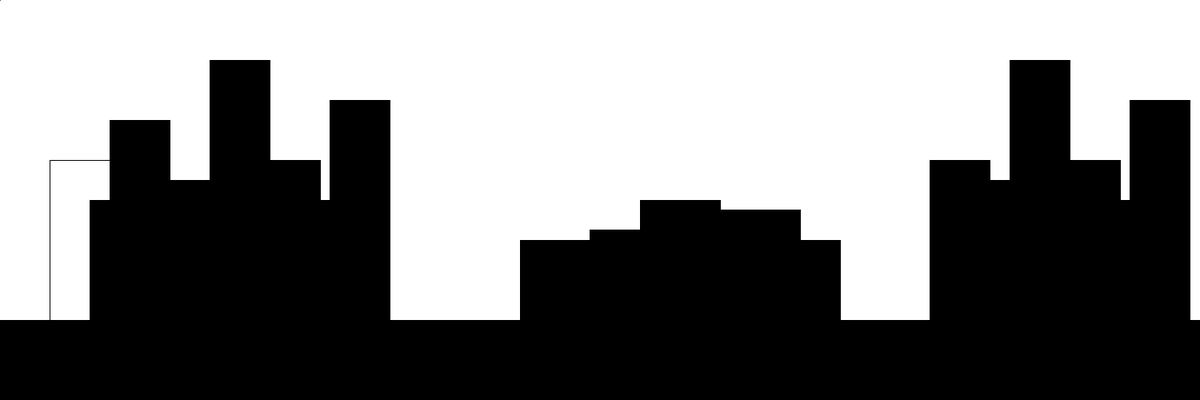
Frame 1 (no input)
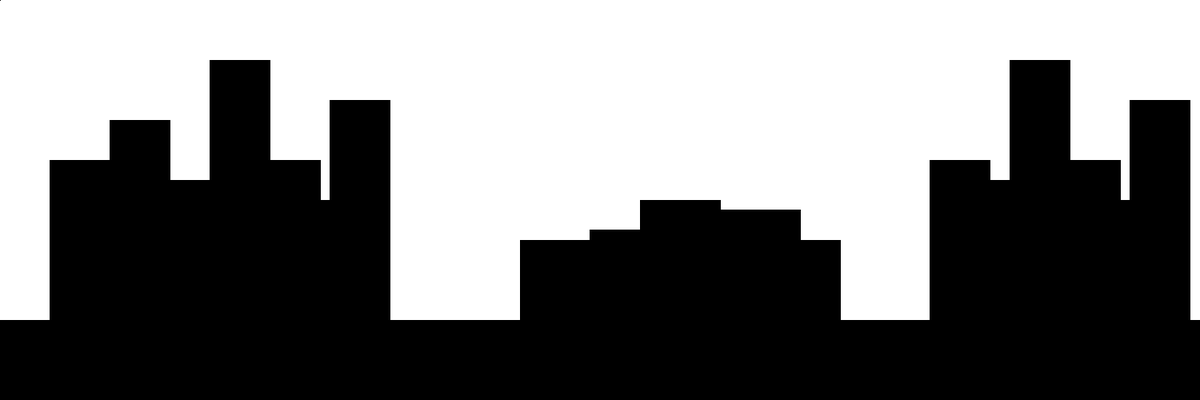
Frame 60 (the mouse pressed at the canvas centre just before this capture)
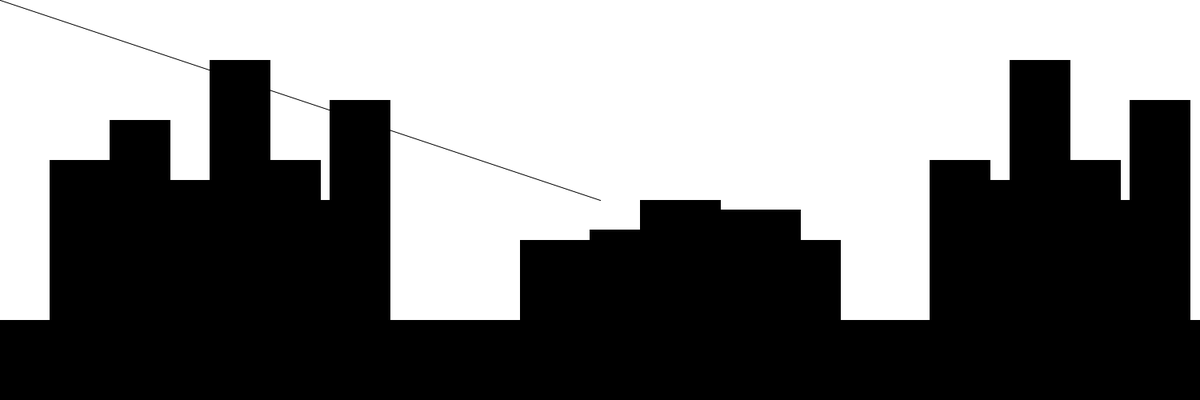
Frame 120 (the mouse held since frame 60 and released just before this capture)

The Processing sketch that drew these frames (run headless with seeded random() and noise(); from frame 60 on, the mouse is pressed at the canvas centre):

// Processing sketch: processing_13197
// ── processing_13197.pde

//float height= random (10,300);
//float width= random (10, 50);


void setup () {
  size (1500,500);
  background (255);
  smooth ();
}

void draw () {
  //buildings
  
  //first block
    rectMode (CENTER);
  rect (100,350, 75,300);
  fill (0);
  stroke (0);
  
   rectMode (CENTER);
  rect (150,350, 75,200);
  fill (0);
  stroke (0);
  
   rectMode (CENTER);
  rect (175,350, 75,400);
  fill (0);
  stroke (0);
  
  rectMode (CENTER);
  rect (250,350, 100,250);
  fill (0);
  stroke (0);
  
   rectMode (CENTER);
  rect (300,350, 75,550);
  fill (0);
  stroke (0);
  
    rectMode (CENTER);
  rect (350,350, 100,300);
  fill (0);
  stroke (0);
  
    rectMode (CENTER);
  rect (400,350, 75,200);
  fill (0);
  stroke (0);
  
  rectMode (CENTER);
  rect (450,350, 75,450);
  fill (0);
  stroke (0);

  //second block
    rectMode (CENTER);
  rect (700,350, 100,100);
  fill (0);
  stroke (0);
  
    rectMode (CENTER);
  rect (800,350, 125,125);
  fill (0);
  stroke (0);
  
    rectMode (CENTER);
  rect (850,350, 100,200);
  fill (0);
  stroke (0);
  
    rectMode (CENTER);
  rect (950,350, 100,175);
  fill (0);
  stroke (0);
  
    rectMode (CENTER);
  rect (1000,350, 100,100);
  fill (0);
  stroke (0);
  
  
  //third block
     rectMode (CENTER);
  rect (1200,350, 75,300);
  fill (0);
  stroke (0);
  
    rectMode (CENTER);
  rect (1250,350, 100,250);
  fill (0);
  stroke (0);
  
   rectMode (CENTER);
  rect (1300,350, 75,550);
  fill (0);
  stroke (0);
  
    rectMode (CENTER);
  rect (1350,350, 100,300);
  fill (0);
  stroke (0);
  
    rectMode (CENTER);
  rect (1400,350, 75,200);
  fill (0);
  stroke (0);
  
  rectMode (CENTER);
  rect (1450,350, 75,450);
  fill (0);
  stroke (0);
  
  //ground
  rectMode (CENTER);
  rect (750, 450, 1500,100);
  fill (0);
  stroke (0);
  
  
  
  stroke (0);
  abs (mouseX-pmouseX); //the speed at which the mouse is moving
  line (pmouseX, pmouseY, mouseX, mouseY);

}

void keyPressed () {
  background (255);
  rectMode (CENTER);
  rect (0, 450, 3000,100);
  fill (175);
  stroke (0);
}
